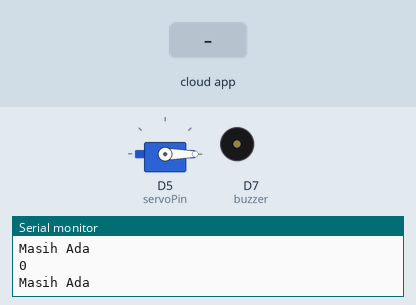
Simulated run of this sketch. Board: ESP8266 (NodeMCU). On the bench: servo, buzzer (waves = sounding, pin HIGH), the last lines printed to the serial monitor. The inputs (shaded band) are chosen by the test bench. WiFi joins after 1.5 s; servers stay silent unless stated; the Firebase database answers and starts empty.

Above: at 2.7 s.
2.8 s: the phone or cloud app sets isi to 90
At 4.1 s:
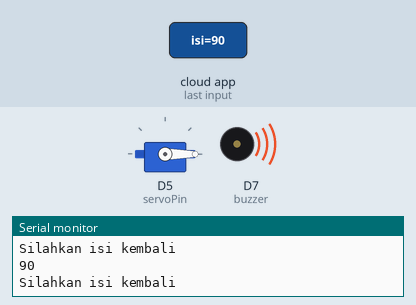
4.8 s: the phone or cloud app sets makan to 1
At 5.08 s:
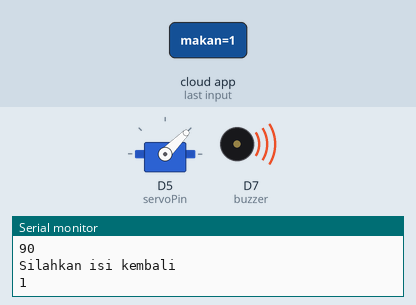
6.7 s: the phone or cloud app sets isi to 0
At 7.5 s:
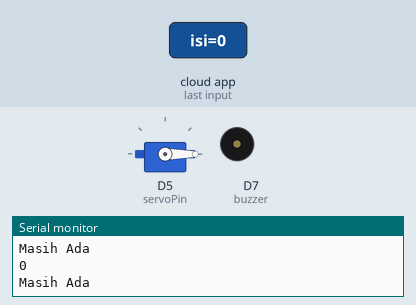
8.3 s: the phone or cloud app sets makan to 1
At 8.63 s:
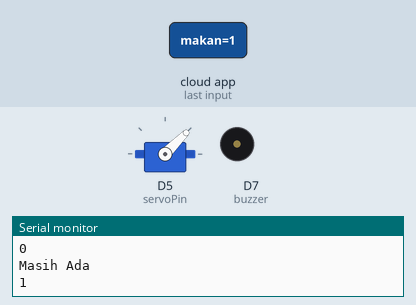
Timing chart, 0 to 11.2 s (numbered marks = the images above; inputs shaded):
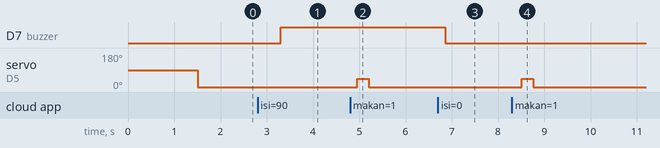

The sketch:

smartaquarium_servo_.ino
```cpp
#include <ESP8266WiFi.h>
#include <FirebaseArduino.h>
#include <Servo.h>

#define FIREBASE_HOST "tubesiot-a2e9c.firebaseio.com"
#define FIREBASE_AUTH "yRHiYAel2aSBXYar4xbCLAb5jnuAbypndTsma9kr"
#define WIFI_SSID "rexus"
#define WIFI_PASSWORD "Abi180798"

#define buzzer D7

Servo myservo;
int servoPin = D5;

void setup() {
  Serial.begin(9600);
  myservo.attach(servoPin);

  pinMode(buzzer, OUTPUT);

  // connect to wifi.
  WiFi.begin(WIFI_SSID, WIFI_PASSWORD);
  Serial.print("connecting");
  while (WiFi.status() != WL_CONNECTED) {
    Serial.print(".");
    delay(500);
  }
  Serial.println();
  Serial.print("connected: ");
  Serial.println(WiFi.localIP());
  myservo.write(0);
  Firebase.begin(FIREBASE_HOST, FIREBASE_AUTH);
}


void loop() {
  if (Firebase.getInt("makan") == 1){
    if (Firebase.failed()) {
      Serial.print("setting /number failed:");
      Serial.println(Firebase.error());
      return;
    }else{
      Serial.println(Firebase.getInt("makan"));
      myservo.write(45);
      delay(100);
      Firebase.setInt("makan", 0);
      myservo.write(0);
    }
  }


  if (Firebase.getInt("isi") <= 7 ){
    if (Firebase.failed()) {
      Serial.print("setting /number failed:");
      Serial.println(Firebase.error());
      return;
    }else{
      Serial.println(Firebase.getInt("isi"));
      digitalWrite(buzzer, LOW);
      Serial.println("Masih Ada");
    }
  }else{
    if (Firebase.failed()) {
      Serial.print("setting /number failed:");
      Serial.println(Firebase.error());
      return;
    }else{
      Serial.println(Firebase.getInt("isi"));
      Serial.println("Silahkan isi kembali");
      digitalWrite(buzzer, HIGH);
    }
  }
}
```

Measured:
- after the input at 2.8 s, D7 (buzzer): LOW → HIGH after 0.50 s
- after the input at 4.8 s, servo on D5 (servoPin): 0° → 45° after 0.16 s, → 0° 0.25 s later
- after the input at 6.7 s, D7 (buzzer): HIGH → LOW after 0.16 s
- after the input at 8.3 s, servo on D5 (servoPin): 0° → 45° after 0.21 s, → 0° 0.25 s later
